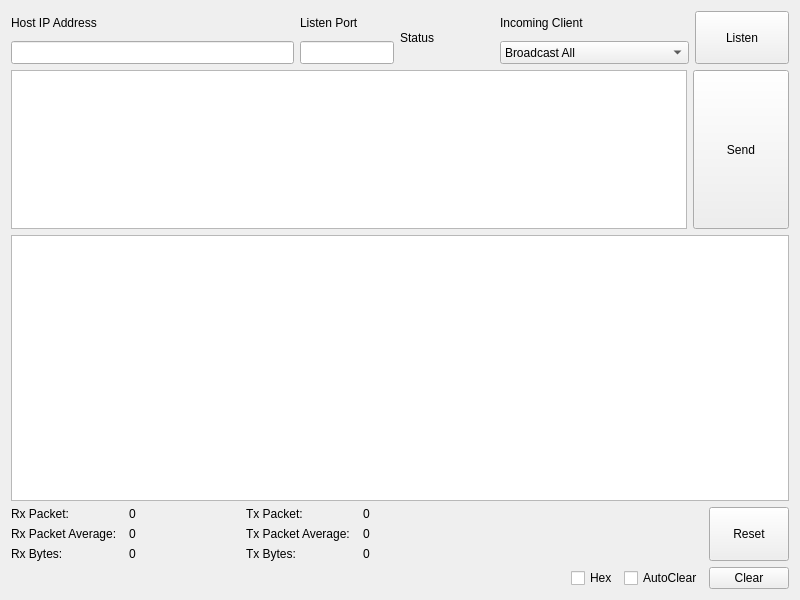
<?xml version="1.0" encoding="UTF-8"?>
<ui version="4.0">
 <class>UdpServerWidget</class>
 <widget class="QWidget" name="UdpServerWidget">
  <property name="geometry">
   <rect>
    <x>0</x>
    <y>0</y>
    <width>800</width>
    <height>600</height>
   </rect>
  </property>
  <property name="windowTitle">
   <string>Form</string>
  </property>
  <layout class="QGridLayout" name="gridLayout" rowstretch="1,3,5,1,0">
   <item row="0" column="0">
    <layout class="QHBoxLayout" name="horizontalLayout" stretch="3,1,1,2,1">
     <item>
      <layout class="QVBoxLayout" name="verticalLayout_4">
       <item>
        <widget class="QLabel" name="label_IP">
         <property name="sizePolicy">
          <sizepolicy hsizetype="Preferred" vsizetype="Preferred">
           <horstretch>0</horstretch>
           <verstretch>0</verstretch>
          </sizepolicy>
         </property>
         <property name="text">
          <string>Host IP Address</string>
         </property>
        </widget>
       </item>
       <item>
        <widget class="QLineEdit" name="lineEdit_IP">
         <property name="sizePolicy">
          <sizepolicy hsizetype="Expanding" vsizetype="Preferred">
           <horstretch>0</horstretch>
           <verstretch>0</verstretch>
          </sizepolicy>
         </property>
        </widget>
       </item>
      </layout>
     </item>
     <item>
      <layout class="QVBoxLayout" name="verticalLayout">
       <item>
        <widget class="QLabel" name="label_listenPort">
         <property name="text">
          <string>Listen Port</string>
         </property>
        </widget>
       </item>
       <item>
        <widget class="QLineEdit" name="lineEdit_listenPort">
         <property name="sizePolicy">
          <sizepolicy hsizetype="Expanding" vsizetype="Preferred">
           <horstretch>0</horstretch>
           <verstretch>0</verstretch>
          </sizepolicy>
         </property>
        </widget>
       </item>
      </layout>
     </item>
     <item>
      <widget class="QLabel" name="label_status">
       <property name="text">
        <string>Status</string>
       </property>
      </widget>
     </item>
     <item>
      <layout class="QVBoxLayout" name="verticalLayout_2" stretch="0,0">
       <item>
        <widget class="QLabel" name="label">
         <property name="text">
          <string>Incoming Client</string>
         </property>
        </widget>
       </item>
       <item>
        <widget class="QComboBox" name="comboBox_clients">
         <property name="sizePolicy">
          <sizepolicy hsizetype="Preferred" vsizetype="Preferred">
           <horstretch>0</horstretch>
           <verstretch>0</verstretch>
          </sizepolicy>
         </property>
         <item>
          <property name="text">
           <string>Broadcast All</string>
          </property>
         </item>
        </widget>
       </item>
      </layout>
     </item>
     <item>
      <widget class="QPushButton" name="pushButton_listen">
       <property name="sizePolicy">
        <sizepolicy hsizetype="Minimum" vsizetype="Preferred">
         <horstretch>0</horstretch>
         <verstretch>0</verstretch>
        </sizepolicy>
       </property>
       <property name="text">
        <string>Listen</string>
       </property>
      </widget>
     </item>
    </layout>
   </item>
   <item row="1" column="0">
    <layout class="QHBoxLayout" name="horizontalLayout_2" stretch="7,1">
     <item>
      <widget class="QTextEdit" name="textEdit_txData"/>
     </item>
     <item>
      <widget class="QPushButton" name="pushButton_send">
       <property name="sizePolicy">
        <sizepolicy hsizetype="Minimum" vsizetype="Preferred">
         <horstretch>0</horstretch>
         <verstretch>0</verstretch>
        </sizepolicy>
       </property>
       <property name="text">
        <string>Send</string>
       </property>
      </widget>
     </item>
    </layout>
   </item>
   <item row="2" column="0">
    <widget class="QTextEdit" name="textEdit_log"/>
   </item>
   <item row="3" column="0">
    <layout class="QHBoxLayout" name="horizontalLayout_10">
     <item>
      <layout class="QVBoxLayout" name="verticalLayout_3" stretch="1,1,1">
       <item>
        <layout class="QHBoxLayout" name="horizontalLayout_3" stretch="1,1">
         <item>
          <widget class="QLabel" name="label_rxPacket">
           <property name="text">
            <string>Rx Packet:</string>
           </property>
          </widget>
         </item>
         <item>
          <widget class="QLabel" name="label_rxPacketCnt">
           <property name="text">
            <string>0</string>
           </property>
          </widget>
         </item>
        </layout>
       </item>
       <item>
        <layout class="QHBoxLayout" name="horizontalLayout_8" stretch="1,1">
         <item>
          <widget class="QLabel" name="label_rxPacketAvg">
           <property name="text">
            <string>Rx Packet Average:</string>
           </property>
          </widget>
         </item>
         <item>
          <widget class="QLabel" name="label_rxPacketCntAvg">
           <property name="text">
            <string>0</string>
           </property>
          </widget>
         </item>
        </layout>
       </item>
       <item>
        <layout class="QHBoxLayout" name="horizontalLayout_4" stretch="1,1">
         <item>
          <widget class="QLabel" name="label_rxBytes">
           <property name="text">
            <string>Rx Bytes:</string>
           </property>
          </widget>
         </item>
         <item>
          <widget class="QLabel" name="label_rxBytesCnt">
           <property name="text">
            <string>0</string>
           </property>
          </widget>
         </item>
        </layout>
       </item>
      </layout>
     </item>
     <item>
      <layout class="QVBoxLayout" name="verticalLayout_5" stretch="1,1,1">
       <item>
        <layout class="QHBoxLayout" name="horizontalLayout_5" stretch="1,1">
         <item>
          <widget class="QLabel" name="label_txPacket_2">
           <property name="text">
            <string>Tx Packet:</string>
           </property>
          </widget>
         </item>
         <item>
          <widget class="QLabel" name="label_txPacketCnt">
           <property name="text">
            <string>0</string>
           </property>
          </widget>
         </item>
        </layout>
       </item>
       <item>
        <layout class="QHBoxLayout" name="horizontalLayout_9" stretch="1,1">
         <item>
          <widget class="QLabel" name="label_txPacket_3">
           <property name="text">
            <string>Tx Packet Average:</string>
           </property>
          </widget>
         </item>
         <item>
          <widget class="QLabel" name="label_txPacketCntAvg">
           <property name="text">
            <string>0</string>
           </property>
          </widget>
         </item>
        </layout>
       </item>
       <item>
        <layout class="QHBoxLayout" name="horizontalLayout_6" stretch="1,1">
         <item>
          <widget class="QLabel" name="label_txBytes">
           <property name="text">
            <string>Tx Bytes:</string>
           </property>
          </widget>
         </item>
         <item>
          <widget class="QLabel" name="label_txBytesCnt">
           <property name="text">
            <string>0</string>
           </property>
          </widget>
         </item>
        </layout>
       </item>
      </layout>
     </item>
     <item>
      <spacer name="horizontalSpacer">
       <property name="orientation">
        <enum>Qt::Horizontal</enum>
       </property>
       <property name="sizeHint" stdset="0">
        <size>
         <width>40</width>
         <height>20</height>
        </size>
       </property>
      </spacer>
     </item>
     <item>
      <widget class="QPushButton" name="pushButton_reset">
       <property name="sizePolicy">
        <sizepolicy hsizetype="Minimum" vsizetype="Preferred">
         <horstretch>0</horstretch>
         <verstretch>0</verstretch>
        </sizepolicy>
       </property>
       <property name="text">
        <string>Reset</string>
       </property>
      </widget>
     </item>
    </layout>
   </item>
   <item row="4" column="0">
    <layout class="QHBoxLayout" name="horizontalLayout_7">
     <item>
      <spacer name="horizontalSpacer_4">
       <property name="orientation">
        <enum>Qt::Horizontal</enum>
       </property>
       <property name="sizeHint" stdset="0">
        <size>
         <width>40</width>
         <height>20</height>
        </size>
       </property>
      </spacer>
     </item>
     <item>
      <widget class="QCheckBox" name="checkBox_hex">
       <property name="text">
        <string>Hex</string>
       </property>
      </widget>
     </item>
     <item>
      <widget class="QCheckBox" name="checkBox_autoClear">
       <property name="text">
        <string>AutoClear</string>
       </property>
      </widget>
     </item>
     <item>
      <widget class="QPushButton" name="pushButton_clear">
       <property name="sizePolicy">
        <sizepolicy hsizetype="Minimum" vsizetype="Preferred">
         <horstretch>0</horstretch>
         <verstretch>0</verstretch>
        </sizepolicy>
       </property>
       <property name="text">
        <string>Clear</string>
       </property>
      </widget>
     </item>
    </layout>
   </item>
  </layout>
 </widget>
 <resources/>
 <connections/>
</ui>
